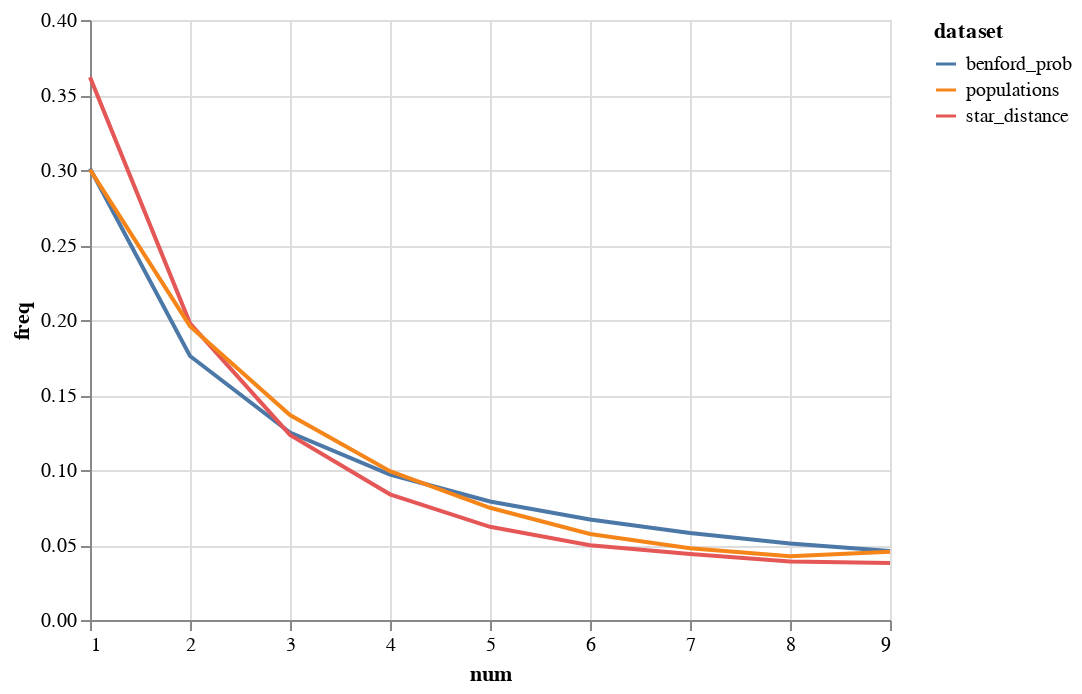

Write notebook code for a chart like this one.
### Code cell
alt.Chart(nums).mark_line().encode(
    x=alt.X('num'),
    y=alt.Y('freq'),
    color='dataset')

### Figure 1 — Vega-Lite specification as saved in the notebook (floating-point values rounded to 4 significant figures)
{"config": {"view": {"continuousWidth": 400, "continuousHeight": 300}}, "data": {"name": "data-28e0381412ecee46563c7e82eaba1ddc"}, "mark": "line", "encoding": {"color": {"type": "nominal", "field": "dataset"}, "x": {"type": "quantitative", "field": "num"}, "y": {"type": "quantitative", "field": "freq"}}, "$schema": "https://vega.github.io/schema/vega-lite/v4.8.1.json", "datasets": {"data-28e0381412ecee46563c7e82eaba1ddc": [{"num": 1, "freq": 0.301, "dataset": "benford_prob", "count": null}, {"num": 2, "freq": 0.176, "dataset": "benford_prob", "count": null}, {"num": 3, "freq": 0.125, "dataset": "benford_prob", "count": null}, {"num": 4, "freq": 0.097, "dataset": "benford_prob", "count": null}, {"num": 5, "freq": 0.079, "dataset": "benford_prob", "count": null}, {"num": 6, "freq": 0.067, "dataset": "benford_prob", "count": null}, {"num": 7, "freq": 0.058, "dataset": "benford_prob", "count": null}, {"num": 8, "freq": 0.051, "dataset": "benford_prob", "count": null}, {"num": 9, "freq": 0.046, "dataset": "benford_prob", "count": null}, {"num": 9, "freq": 0.03805, "dataset": "star_distance", "count": 4551.0}, {"num": 8, "freq": 0.03905, "dataset": "star_distance", "count": 4671.0}, {"num": 7, "freq": 0.04406, "dataset": "star_distance", "count": 5270.0}, {"num": 6, "freq": 0.04981, "dataset": "star_distance", "count": 5958.0}, {"num": 5, "freq": 0.06214, "dataset": "star_distance", "count": 7433.0}, {"num": 4, "freq": 0.08378, "dataset": "star_distance", "count": 10020.0}, {"num": 3, "freq": 0.1234, "dataset": "star_distance", "count": 14760.0}, {"num": 2, "freq": 0.1978, "dataset": "star_distance", "count": 23660.0}, {"num": 1, "freq": 0.3619, "dataset": "star_distance", "count": 43290.0}, {"num": 8, "freq": 0.04254, "dataset": "populations", "count": 2041.0}, {"num": 9, "freq": 0.04554, "dataset": "populations", "count": 2185.0}, {"num": 7, "freq": 0.04785, "dataset": "populations", "count": 2296.0}, {"num": 6, "freq": 0.05729, "dataset": "populations", "count": 2749.0}, {"num": 5, "freq": 0.0748, "dataset": "populations", "count": 3589.0}, {"num": 4, "freq": 0.09923, "dataset": "populations", "count": 4761.0}, {"num": 3, "freq": 0.1366, "dataset": "populations", "count": 6554.0}, {"num": 2, "freq": 0.1959, "dataset": "populations", "count": 9398.0}, {"num": 1, "freq": 0.3003, "dataset": "populations", "count": 14410.0}]}}
